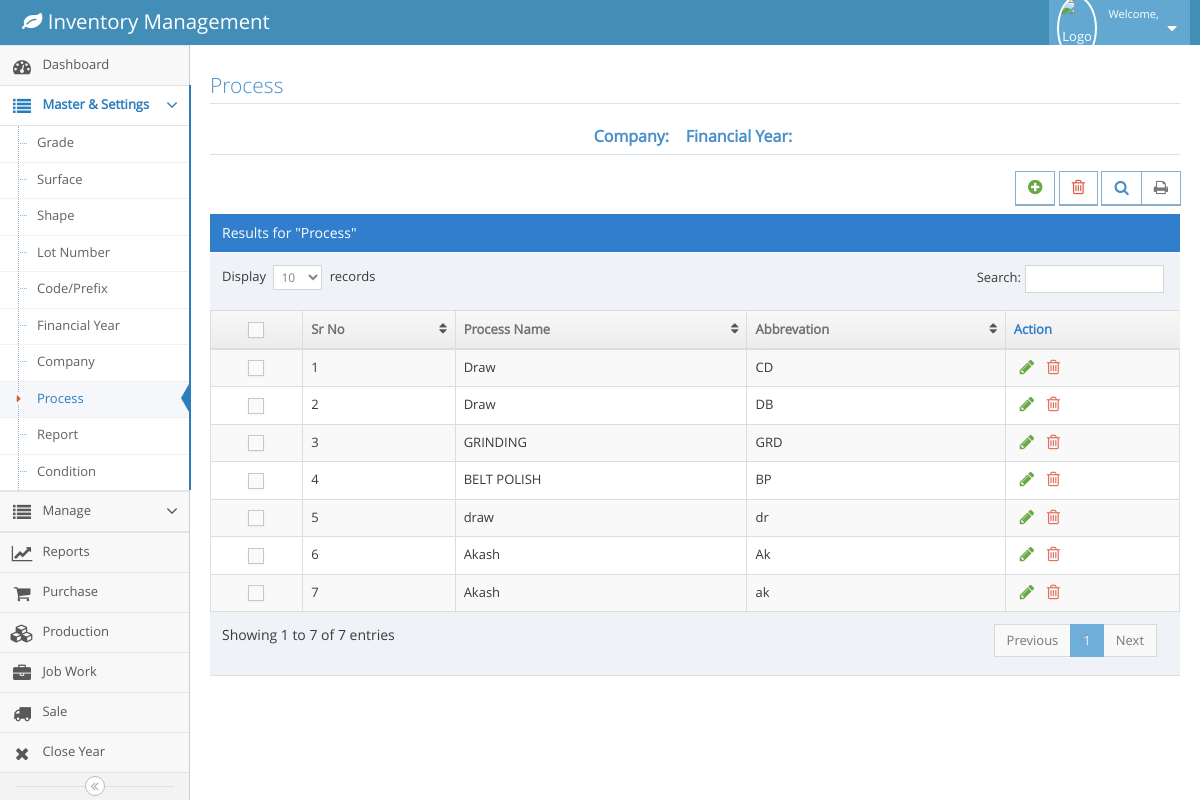
Before: /process.php (signed in) with the older database file.
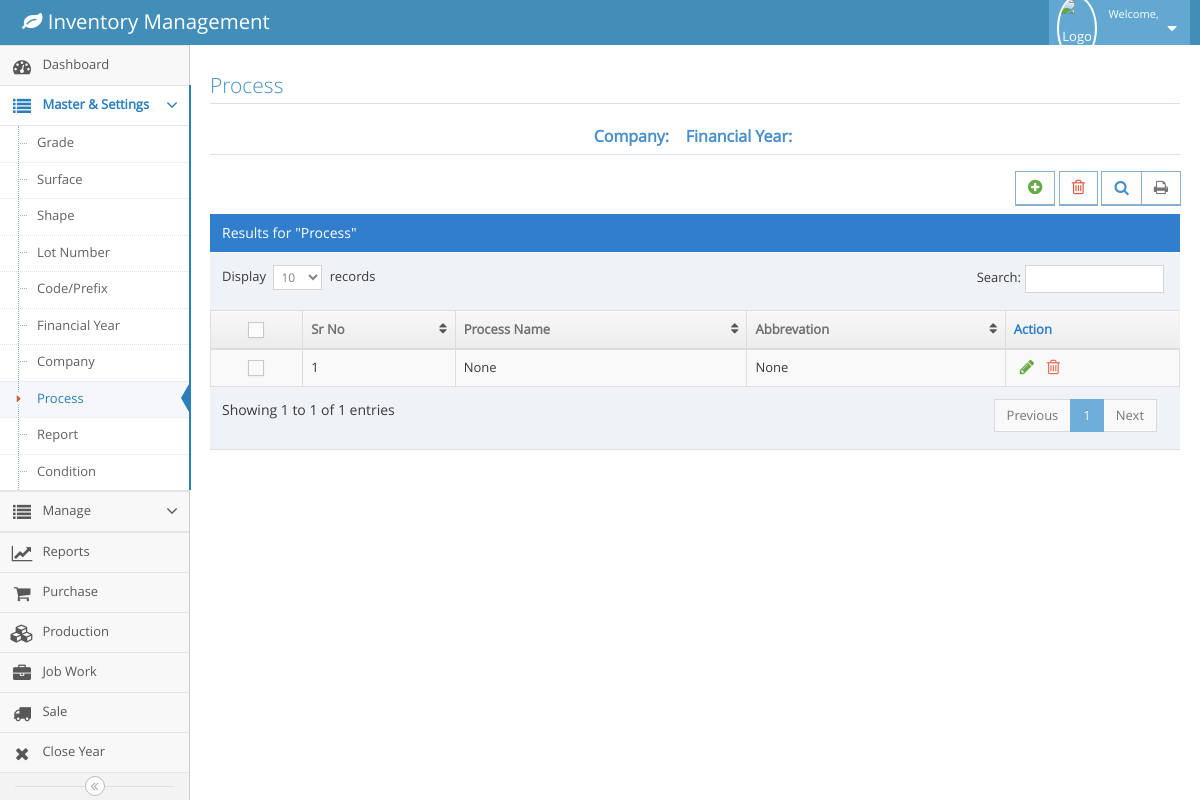
After: the same page with the newer database file.
### tables this page shows
CREATE TABLE `m_process` (
  `id` int(11) NOT NULL,
  `processName` varchar(500) NOT NULL,
  `abbrevation` varchar(500) NOT NULL,
  `createdOn` timestamp NOT NULL DEFAULT CURRENT_TIMESTAMP
);

### process.php (the view, shortened to what this page needs)
<!DOCTYPE html>
<?php
  include('config.php');
  $fy=$_SESSION['fy'];
  $company=$_SESSION['cname'];
?>
<html lang="en">
	<head>
		<link rel="stylesheet" href="assets/css/bootstrap.min.css" />
		<link rel="stylesheet" href="assets/font-awesome/4.5.0/css/font-awesome.min.css" />
		<link rel="stylesheet" href="assets/css/ace.min.css" class="ace-main-stylesheet" id="main-ace-style" />
		<link rel="stylesheet" href="assets/css/ace-skins.min.css" />
		<link rel="stylesheet" href="assets/css/ace-rtl.min.css" />
		<link rel="stylesheet" href="assets/css/jquery-confirm.css" />
	</head>
	<body class="no-skin">
		<?php include('navbar.php') ?>
		<div class="main-container ace-save-state" id="main-container">
			<?php include('menubar.php') ?>
			<div class="main-content">
				<div class="main-content-inner">
					<div class="page-content">
								<div class="row">
									<div class="col-xs-12">
										<h3 class="header smaller lighter blue">Process</h3>
										<h5 class="header blue lighter bigger" align="center">
												<b>Company:&nbsp; <?php echo $company ?>  &nbsp;
												Financial Year:&nbsp; <?php echo $fy ?> </b>
											</h5>
										<div class="clearfix">
											<div class="pull-right tableTools-container">
												<div class="btn btn-white btn-primary btn-bold">
													<a class="blue" href="#" data-toggle="tooltip" title="Add" id="myBtn" class="btn btn-primary btn-lg" data-toggle="modal" data-target="#myModal">
														<i class="ace-icon fa fa-plus-circle bigger-120 green"></i>
													</a>
												</div>
												<div class="btn btn-white btn-primary btn-bold">
													<a class="blue" href="" data-toggle="tooltip" title="Delete">
														<i class="ace-icon fa fa-trash-o bigger-120 red"></i>
													</a>
												</div>
											</div>
										</div>
										<div class="table-header">
											Results for "Process"
										</div>
										<div>
											<table id="dynamic-table" class="table table-striped table-bordered table-hover">
												<thead>
													<tr>
														<th class="center">
															<label class="pos-rel">
																<span class="lbl"></span>
															</label>
														</th>
														<th>Sr No</th>
														<th>Process Name</th>
														<th>Abbrevation</th>
														<th>Action</th>
													</tr>
												</thead>
												<tbody>
													<?php
									            		$query=mysqli_query($conn,"select * from m_process");
															$count=0;
															while($row=mysqli_fetch_array($query))
															{
																$count++;
																$id=$row['id'];
																$pname=$row['processName'];
																$abbrevation=$row['abbrevation'];
															?>
													<tr >
														<td class="center">
															<label class="pos-rel">
																<span class="lbl"></span>
															</label>
														</td>
														<td class="edit" id="<?php echo $id; ?>">
															<?php echo $count;?></td>
														<td class="edit" id="<?php echo $pname;?>" >
															<?php echo $pname;?>
														</td>
														<td class="edit" id="<?php echo $abbrevation;?>" >
															<?php echo $abbrevation;?>
														</td>
														<td>
															<div class="hidden-sm hidden-xs action-buttons">
																<button class="green" style="background-color: Transparent; border: none;outline:none;" data-toggle="tooltip" title="Edit" class="btn btn-primary btn-lg" data-toggle="modal" data-target="#myModal1">
																	<i class="ace-icon fa fa-pencil bigger-130"></i>
																</button>
																<a class="red" data-toggle="tooltip" title="Delete" href="deleteprocess.php?id=<?php echo $id;?>">
																	<i class="ace-icon fa fa-trash-o bigger-130"></i>
																</a>
															</div>
														</td>
													</tr>
													<?php
													}
												?>
													</tbody>
												</table>
											</div>
										</div>
									</div>
							</div>
						</div>
					</div>
		</div>
	</body>
</html>

### navbar.php (shortened to what this page needs)
<div id="navbar" class="navbar navbar-default ace-save-state">
	<div class="navbar-container ace-save-state" id="navbar-container">
		<div class="navbar-header pull-left">
			<a href="index.html" class="navbar-brand">
				<small>
					<i class="fa fa-leaf"></i>
					Inventory Management
				</small>
			</a>
		</div>
		<div class="navbar-buttons navbar-header pull-right" role="navigation">
			<ul class="nav ace-nav">
				<li class="light-blue dropdown-modal">
					<a data-toggle="dropdown" href="#" class="dropdown-toggle">
						<img class="nav-user-photo" src="assets/img/logo.bmp" alt="Logo" />
						<span class="user-info">
							<small>Welcome,</small>
						</span>
						<i class="ace-icon fa fa-caret-down"></i>
					</a>
				</li>
			</ul>
		</div>
	</div>
</div>

### menubar.php (shortened to what this page needs)
<div id="sidebar" class="sidebar responsive ace-save-state">
	<ul class="nav nav-list" id="nav1" >
		<li class="">
			<a href="dashboard.php">
				<i class="menu-icon fa fa-tachometer"></i>
				<span class="menu-text"> Dashboard </span>
			</a>
		</li>
		<li id="master" class="">
			<a href="" class="dropdown-toggle">
				<i class="menu-icon fa fa-list"></i>
					<span class="menu-text"> Master & Settings </span>
				<b class="arrow fa fa-angle-down"></b>
			</a>
			<ul class="submenu">
				<li id="grade" class="">
					<a href="grade.php">
					Grade
					</a>
				</li>
				<li id ="surface" class="">
					<a href="surface.php">
						Surface
					</a>
				</li>
				<li id ="shape" class="">
					<a href="shape.php">
						Shape
					</a>
				</li>
				<li id ="lot"  class="">
					<a href="lot.php">
					Lot Number
					</a>
				</li>
				<li id ="codepr" class="">
					<a href="codepr.php">
						Code/Prefix
					</a>
				</li>
				<li  id ="finance" class="">
					<a href="finance.php">
						Financial Year
					</a>
				</li>
				<li id ="company" class="">
					<a href="company.php">
						Company
					</a>
				</li>
				<li id ="process"  class="">
					<a href="process.php">
						<i class="menu-icon fa fa-caret-right"></i>
						Process
					</a>
				</li>
				<li  id ="report"  class="">
					<a href="report.php">
						Report
					</a>
				</li>
				<li id ="condition"  class="">
					<a href="condition.php">
						Condition
					</a>
				</li>
			</ul>
		</li>
	</ul>
	<ul  class="nav nav-list" id="nav2" >
		<li id ="Manage"   class="">
			<a href="#" class="dropdown-toggle">
				<i class="menu-icon fa fa-list"></i>
				<span class="menu-text"> Manage </span>
				<b class="arrow fa fa-angle-down"></b>
			</a>
		</li>
	</ul>
		<ul  class="nav nav-list" >
			<li id ="reports"  class="">
				<a href="reports.php" >
					<i class="menu-icon fa fa-line-chart"></i>
					<span class="menu-text"> Reports </span>
				</a>
			</li>
			<li id ="purchase" class="">
				<a href="purchase.php" >
					<i class="menu-icon fa fa-shopping-cart"></i>
					<span class="menu-text"> Purchase </span>
				</a>
			</li>
			<li id ="production" class="">
				<a href="production.php" >
					<i class="menu-icon fa fa-cubes"></i>
					<span class="menu-text"> Production</span>
				</a>
			</li>
			<li id ="jobwork1" class="">
				<a href="jobwork1.php" >
					<i class="menu-icon fa fa-briefcase"></i>
					<span class="menu-text"> Job Work</span>
				</a>
			</li>
			<li id ="sale" class="">
				<a href="sale.php" >
					<i class="menu-icon fa fa-truck"></i>
					<span class="menu-text">Sale</span>
				</a>
			</li>
			<li id ="closeyear" class="">
				<a href="closeyear.php" >
					<i class="menu-icon fa fa-close"></i>
					<span class="menu-text"> Close Year </span>
				</a>
			</li>
			</ul>
	<div class="sidebar-toggle sidebar-collapse" id="sidebar-collapse">
		<i id="sidebar-toggle-icon" class="ace-icon fa fa-angle-double-left ace-save-state" data-icon1="ace-icon fa fa-angle-double-left" data-icon2="ace-icon fa fa-angle-double-right"></i>
	</div>
</div>

Changed rows visible on the page:
removed m_process: processName "Draw", abbrevation "CD"
removed m_process: processName "Draw", abbrevation "DB"
removed m_process: processName "GRINDING", abbrevation "GRD"
removed m_process: processName "BELT POLISH", abbrevation "BP"
removed m_process: processName "draw", abbrevation "dr"
removed m_process: processName "Akash", abbrevation "Ak"
removed m_process: processName "Akash", abbrevation "ak"
added m_process: processName "None", abbrevation "None"
Other visible differences:
text written by a page script: "Display records Search: Showing 1 to 7 of 7 entries Previous 1 Next" → "Display records Search: Showing 1 to 1 of 1 entries Previous 1 Next"
